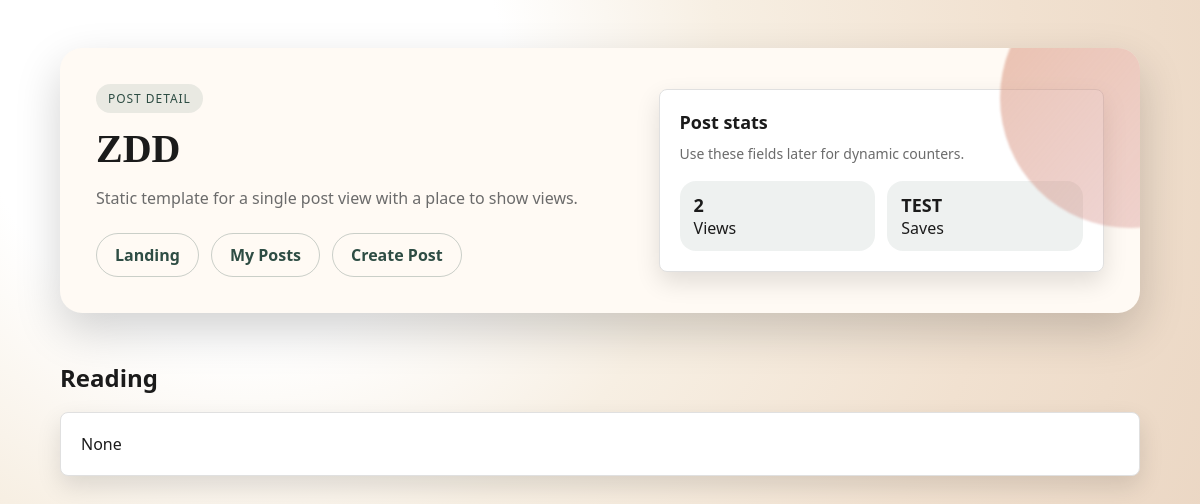
Screenshot of /api/posts/16 (signed in) with the database file from the repository.
### main/models/post.py (models this page shows, shortened)
class Posts(db.Model):
    id: Mapped[int] = mapped_column(primary_key=True)
    title: Mapped[str] = mapped_column(String(500))
    description: Mapped[str | None]
    user_id: Mapped[int] = mapped_column(
        ForeignKey("user.id", ondelete="CASCADE")
    )
    status: Mapped[str] = mapped_column(String(10), default="draft",
                                        server_default="draft")
    views_count: Mapped[int] = mapped_column(default=0, server_default='0')
    category: Mapped[str | None]
    published_at: Mapped[datetime | None]
    created_at: Mapped[datetime] = mapped_column(
        DateTime(timezone=True),
        server_default=func.now()
    )
    updated_at: Mapped[datetime] = mapped_column(
        DateTime(timezone=True),
        onupdate=func.now(),
        server_default=func.now()
    )
    user: Mapped["User"] = relationship(back_populates="posts")

### main/routes/posts/template_views.py (the view)
@posts_bp.route("/<int:post_id>")
@login_required
def post_detail_page(post_id: int):
    post = db.session.get(Posts, post_id)
    if not post:
        return redirect(url_for("posts.my_posts"))
    user_id = session["user_id"]  # logged user
    if post.status == "draft":
        if user_id != post.user_id:
            return redirect(url_for("home.home"))
    post.views_count += 1
    db.session.commit()
    return render_template("posts/post_detail.html", post=post)

### templates/posts/post_detail.html (shortened to what this page needs)
<!DOCTYPE html>
<html lang="en">
<head>
    <link rel="stylesheet" href="/static/style.css">
</head>
<body>
<main class="page">
    <div class="shell">
        <section class="hero">
            <div>
                <span class="pill">Post detail</span>
                <h1>{{ post.title }}</h1>
                <p>Static template for a single post view with a place to show views.</p>
                <div class="nav">
                    <a href="/">Landing</a>
                    <a href="{{ url_for('posts.my_posts') }}">My Posts</a>
                    <a href="{{ url_for('posts.create_template_post') }}">Create Post</a>
                </div>
            </div>
            <div class="card">
                <h3>Post stats</h3>
                <p>Use these fields later for dynamic counters.</p>
                <div class="stats">
                    <div class="stat">
                        <span>{{ post.views_count }} </span>
                        Views
                    </div>
                    <div class="stat">
                        <span>TEST</span>
                        Saves
                    </div>
                </div>
            </div>
        </section>
        <div class="section-title">
            <h2>Reading</h2>
        </div>
        <section class="card">
            {{ post.description }}
        </section>
    </div>
</main>
</body>
</html>

### static/style.css (style rules this page uses)
:root { --ink: #1b1b1b; --muted: #6b6b6b; --cream: #f6f1e8; --peach: #f2c4a8; --clay: #d89073; --berry: #b84f64; --pine: #2e4d44; --paper: #fffaf4; --shadow: 0 18px 45px rgba(0, 0, 0, 0.18); --shadow-soft: 0 10px 25px rgba(0, 0, 0, 0.12); --radius-lg: 22px; --radius-md: 14px; }
* { box-sizing: border-box; }
body { margin: 0; font-family: "Space Grotesk", "Segoe UI", sans-serif; color: var(--ink); background: radial-gradient(circle at 20% 10%, #fff 0, #fff 22%, #f7efe3 40%, #f1e1d0 65%, #e8d2be 100%); min-height: 100vh; }
.page { padding: 48px 24px 80px; }
.shell { max-width: 1080px; margin: 0 auto; }
.hero { display: grid; grid-template-columns: minmax(0, 1.2fr) minmax(0, 1fr); gap: 28px; align-items: center; padding: 36px; background: var(--paper); border-radius: var(--radius-lg); box-shadow: var(--shadow); position: relative; overflow: hidden; }
.hero::after { content: ""; position: absolute; right: -120px; top: -80px; width: 260px; height: 260px; border-radius: 50%; background: linear-gradient(130deg, rgba(216, 144, 115, 0.55), rgba(184, 79, 100, 0.2)); filter: blur(1px); }
.hero h1 { font-family: "DM Serif Display", "Georgia", serif; font-size: 40px; line-height: 1.1; margin: 0 0 16px; }
.hero p { margin: 0 0 24px; color: var(--muted); font-size: 16px; }
.pill { display: inline-flex; align-items: center; gap: 8px; padding: 6px 12px; border-radius: 999px; background: rgba(46, 77, 68, 0.1); color: var(--pine); font-size: 12px; letter-spacing: 0.08em; text-transform: uppercase; margin-bottom: 14px; }
.nav { display: flex; flex-wrap: wrap; gap: 12px; margin: 24px 0 0; }
.nav a { text-decoration: none; padding: 10px 18px; border-radius: 999px; border: 1px solid rgba(46, 77, 68, 0.25); color: var(--pine); font-weight: 600; transition: transform 0.2s ease, box-shadow 0.2s ease; }
.card { background: var(--paper); border-radius: var(--radius-md); padding: 20px; box-shadow: var(--shadow-soft); }
.card h3 { margin: 0 0 10px; font-size: 18px; }
.card p { margin: 0; color: var(--muted); font-size: 14px; }
.section-title { display: flex; align-items: center; justify-content: space-between; margin: 48px 0 18px; }
.section-title h2 { margin: 0; font-size: 24px; }
.stats { display: grid; grid-template-columns: repeat(auto-fit, minmax(120px, 1fr)); gap: 12px; margin-top: 18px; }
.stat { background: rgba(46, 77, 68, 0.08); border-radius: 16px; padding: 12px 14px; }
.stat span { display: block; font-size: 18px; font-weight: 700; }
.card { background-color: #ffffff; border: 1px solid #e0e0e0; border-radius: 8px; overflow: hidden; transition: transform 0.2s ease, box-shadow 0.2s ease; }

### rows the page displays
Posts: title "ZDD", views_count "2", description "None"
